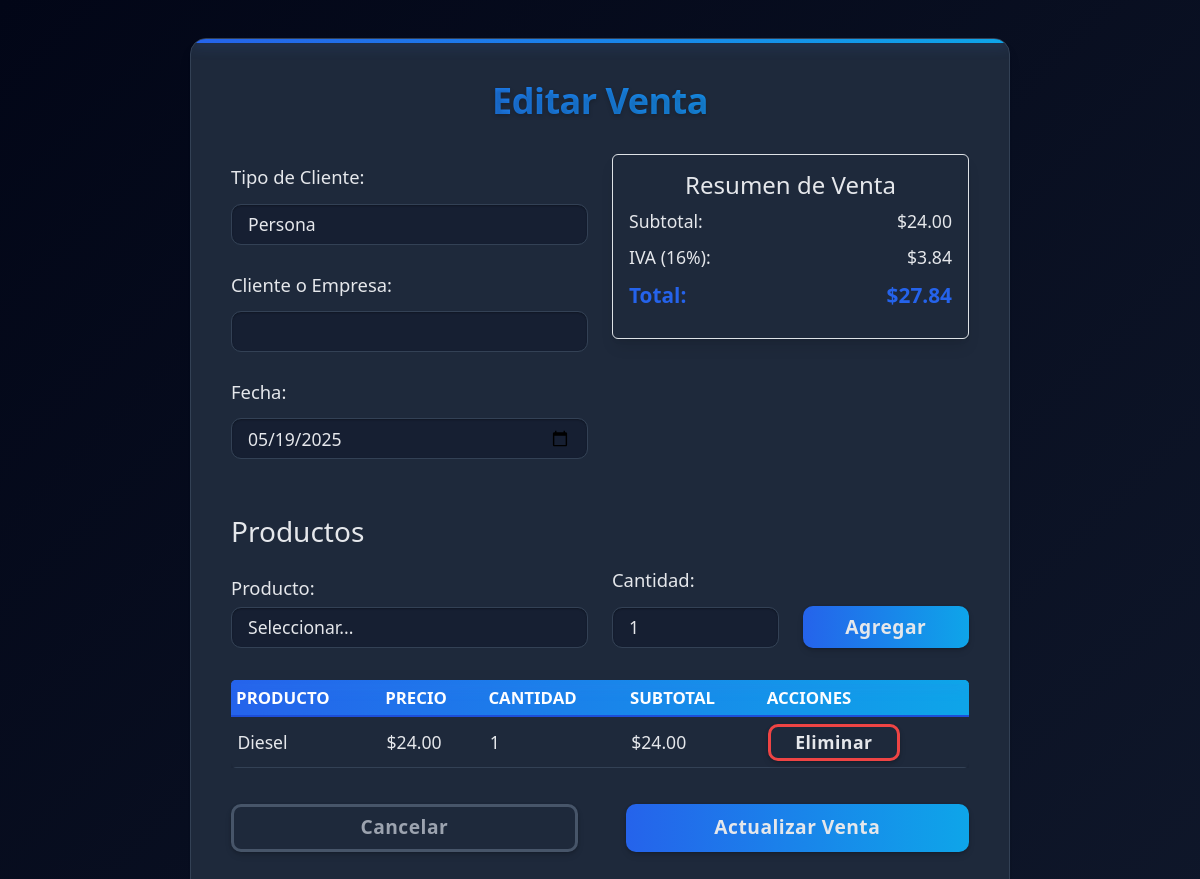
Screenshot of /modules/sales/edit.php?id=36 (signed in) with the database file from the repository.
### tables this page shows
CREATE TABLE `sales` (
  `id` int(11) NOT NULL,
  `client_id` int(11) NOT NULL,
  `sale_date` date NOT NULL,
  `subtotal` decimal(10,2) NOT NULL,
  `tax_percentage` decimal(5,2) NOT NULL,
  `tax_amount` decimal(10,2) NOT NULL,
  `total` decimal(10,2) NOT NULL,
  `created_at` timestamp NOT NULL DEFAULT current_timestamp(),
  `client_type` enum('person','company') NOT NULL DEFAULT 'person'
);

CREATE TABLE `sale_details` (
  `id` int(11) NOT NULL,
  `sale_id` int(11) NOT NULL,
  `product_id` int(11) NOT NULL,
  `quantity` int(11) NOT NULL,
  `unit_price` decimal(10,2) NOT NULL,
  `tax_rate` decimal(4,2) NOT NULL DEFAULT 0.00,
  `subtotal` decimal(10,2) NOT NULL
);

CREATE TABLE `products` (
  `id` int(11) NOT NULL,
  `name` varchar(100) NOT NULL,
  `description` text DEFAULT NULL,
  `type` enum('Producto','Servicio') NOT NULL DEFAULT 'Producto',
  `price` decimal(10,2) NOT NULL,
  `created_at` timestamp NOT NULL DEFAULT current_timestamp()
);

### modules/sales/functions.php (called while the page is built, shortened)
<?php
function calculateSaleTotals($products) {
    $subtotal = 0;
    foreach ($products as $product) {
        $subtotal += $product['quantity'] * $product['price'];
    }
    $tax_percentage = 16;
    $tax_amount = $subtotal * ($tax_percentage / 100);
    $total = $subtotal + $tax_amount;
    return [
        'subtotal' => $subtotal,
        'tax_percentage' => $tax_percentage,
        'tax_amount' => $tax_amount,
        'total' => $total
    ];
}
?>

### modules/sales/edit.php (the view, shortened to what this page needs)
<?php
require_once 'functions.php';
$sale_id = (int)$_GET['id'];
$db   = new Database();
$conn = $db->connect();
$stmt = $conn->prepare("
    SELECT client_id, client_type, sale_date, subtotal, tax_percentage, tax_amount, total
    FROM sales
    WHERE id = :id
");
$stmt->execute([':id' => $sale_id]);
$sale = $stmt->fetch(PDO::FETCH_ASSOC);
$detailStmt = $conn->prepare("
    SELECT sd.product_id AS id, p.name, sd.unit_price AS price, sd.quantity
    FROM sale_details sd
    JOIN products p ON sd.product_id = p.id
    WHERE sd.sale_id = :sale_id
");
$detailStmt->execute([':sale_id' => $sale_id]);
$sale_products = $detailStmt->fetchAll(PDO::FETCH_ASSOC);
$totals = calculateSaleTotals($sale_products);
$initialType = $sale['client_type'];
require_once '../../includes/header.php';
?>
<!DOCTYPE html>
<html lang="es">
<head>
  <link href="https://cdn.jsdelivr.net/npm/bootstrap@5.3.0/dist/css/bootstrap.min.css" rel="stylesheet"/>
  <link rel="stylesheet" href="/swift_invoice/assets/css/sales.css"/>
</head>
<body>
<div class="sales-container" style="max-width:820px;">
  <div class="card-header rounded-top-4 text-center">
    <h2 class="card-title">Editar Venta</h2>
  </div>
  <div class="card-body">
      <form id="sale-form" method="POST" action="process.php?id=<?php echo $sale_id; ?>">
      <div class="row mb-4 justify-content-start">
        <div class="col-md-6">
          <div class="mb-3">
            <label for="client_type" class="form-label input-title">Tipo de Cliente:</label>
            <select id="client_type" name="client_type" class="form-control" required>
              <option value="person"<?php echo $initialType==='person'?' selected':'';?>>Persona</option>
            </select>
          </div>
          <div class="mb-3">
            <label for="client_id" class="form-label input-title">Cliente o Empresa:</label>
            <select id="client_id" name="client_id" class="form-control" required>
            </select>
          </div>
          <div class="mb-3">
            <label for="sale_date" class="form-label input-title">Fecha:</label>
            <input type="date" id="sale_date" name="sale_date" class="form-control"
                   value="<?php echo htmlspecialchars($sale['sale_date']); ?>" required>
          </div>
        </div>
        <div class="col-md-6">
          <div class="summary-card p-3 border rounded">
            <h4>Resumen de Venta</h4>
            <div class="summary-row"><span>Subtotal:</span> <span id="subtotal">$<?php echo number_format($totals['subtotal'],2);?></span></div>
            <div class="summary-row"><span>IVA (<?php echo $totals['tax_percentage']; ?>%):</span> <span id="tax-amount">$<?php echo number_format($totals['tax_amount'],2);?></span></div>
            <div class="summary-row total"><span>Total:</span> <span id="total">$<?php echo number_format($totals['total'],2);?></span></div>
          </div>
        </div>
      </div>
      <h3 class="pt-3 text-start">Productos</h3>
      <div class="row align-items-end mb-3">
        <div class="col-md-6">
          <label for="product_id" class="form- input-title">Producto:</label>
          <select id="product_id" class="form-control">
            <option value="">Seleccionar producto</option>
          </select>
        </div>
        <div class="col-md-3">
          <label for="quantity" class="form-label input-title">Cantidad:</label>
          <input type="number" id="quantity" class="form-control" min="1" value="1"/>
        </div>
        <div class="col-md-3">
          <button type="button" id="add-product" class="btncss">Agregar</button>
        </div>
      </div>
      <div class="table-responsive mb-4">
        <table id="product-table" class="styled-table">
          <thead><tr><th>Producto</th><th>Precio</th><th>Cantidad</th><th>Subtotal</th><th>Acciones</th></tr></thead>
          <tbody>
            <?php foreach ($sale_products as $i => $prod): ?>
              <tr data-index="<?php echo $i; ?>">
                <td><?php echo htmlspecialchars($prod['name']); ?></td>
                <td>$<?php echo number_format($prod['price'],2); ?></td>
                <td><?php echo $prod['quantity']; ?></td>
                <td>$<?php echo number_format($prod['price']*$prod['quantity'],2); ?></td>
                <td>
                  <button type="button" class="remove-product DeleteBtn">Eliminar</button>
                </td>
              </tr>
            <?php endforeach; ?>
          </tbody>
        </table>
      </div>
      <div class="d-flex justify-content-center gap-5 mb-4">
        <a href="index.php" class="btnback">Cancelar</a>
        <button type="submit" class="btncss">Actualizar Venta</button>
      </div>
    </form>
  </div>
</div>
<?php require_once '../../includes/footer.php'; ?>

### assets/css/main.css (style rules this page uses)
:root { --primary: #2563eb; --primary-dark: #1d4ed8; --secondary: #0ea5e9; --text: #e5e7eb; --text-light: #9ca3af; --bg-dark: #0f172a; --card-bg: #1e293b; --border: #334155; --danger: #ef4444; --shadow: 0 10px 15px -3px rgba(0, 0, 0, 0.3), 0 4px 6px -4px rgba(0, 0, 0, 0.3); }
body { font-family: 'Segoe UI', Tahoma, Geneva, Verdana, sans-serif; margin: 0; padding: 0; background-color: var(--bg-dark); color: var(--text); }
.card-title { font-size: 1.3rem; font-weight: 700; margin: 0; margin-bottom: 0.5rem; }

### rows the page displays
sales: client_type "Persona", sale_date "05/19/2025"
sale_details: product.name "Diesel", unit_price "24.00", quantity "1", $prod['price']*$prod['quantity'] "24.00"

### other values shown
$totals['subtotal'] "24.00"
$totals['tax_percentage'] "16"
$totals['tax_amount'] "3.84"
$totals['total'] "27.84"
